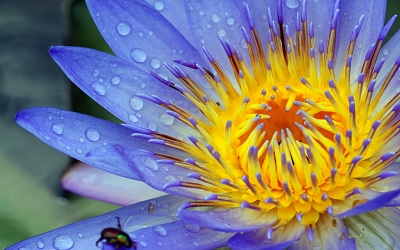
%> input picture CodeMetKuan/tugas/quiz/BANFAHMI/bunga.jpg, 400 x 250 px
$ octave pca.m   (GNU Octave 9; MATLAB toolbox functions it lacks are replaced by stand-ins)
%> lines starting %> are read from the running program, lines starting %| are printed output that depends on the picture
gambar=imread('bunga.jpg');
%> gambar is the input picture: size 250x400x3 uint8; mean R, G, B 128.7, 125.5, 127
gambar_gs=rgb2gray(gambar);
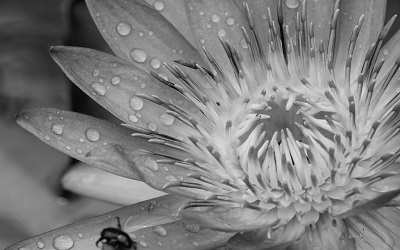
%> gambar_gs: size 250x400 uint8; min 2, max 242, mean 126.6
gambar_dbl=double(gambar_gs);
cov_gambar=cov(gambar_dbl);
[pc,eigval,exp]=pcacov(cov_gambar);
%> eigval = 400 values, max 112776.1 at index 1, min 4.74e-15 at index 400, mean 1283; exp = 400 values, max 21.97 at index 1, min 9.24e-19 at index 400, mean 0.25
gambar_baru=gambar_dbl*pc(:,1:35);
figure,imshow(gambar_baru)
%> after `imshow(gambar_baru)`:
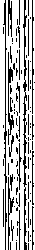
%> displayed picture: size 250x35, on the screen's scale of 0 to 255; min 0, max 255, mean 184.3
